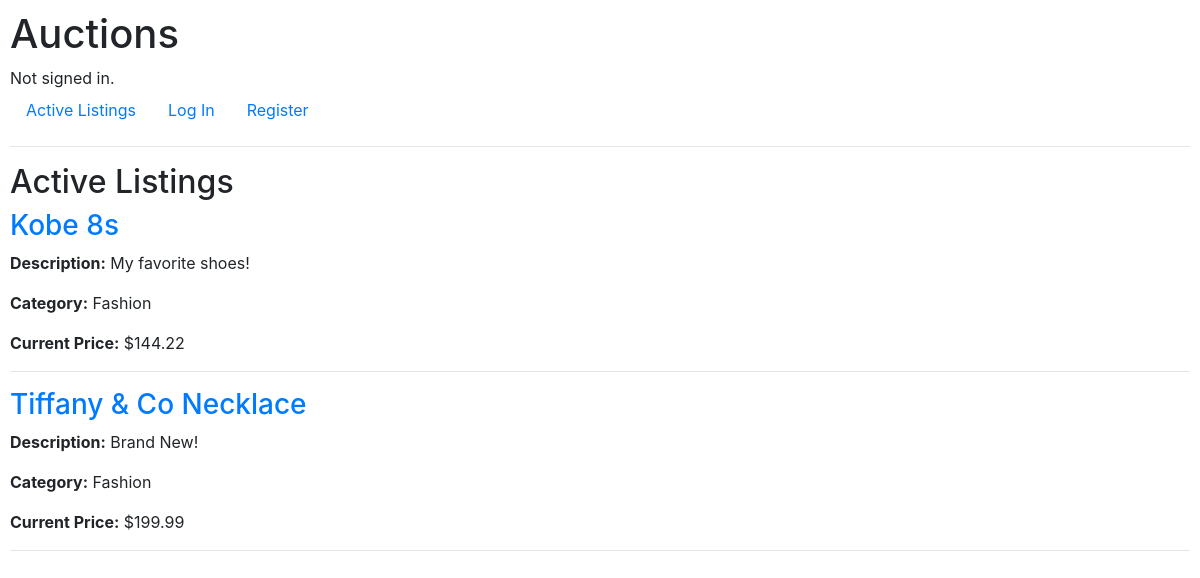
The app's page /, older data.
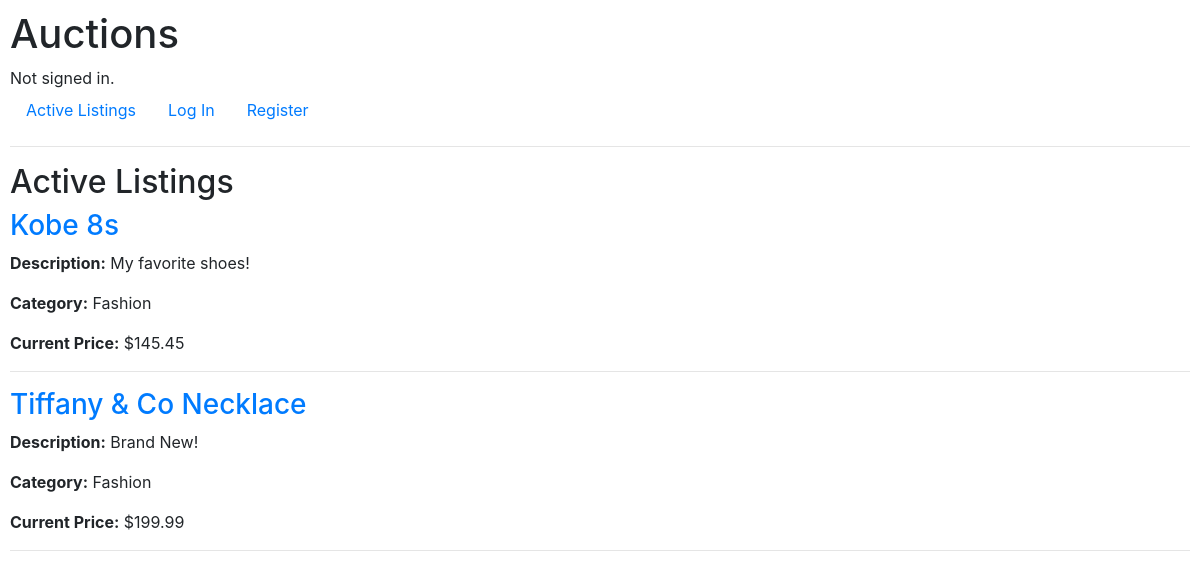
The same page, newer data.
### auctions/models.py (models this page shows, shortened)
class AuctionListing(models.Model):
    CATEGORY_CHOICES = [
        ('Fashion', 'Fashion'),
        ('Toys', 'Toys'),
        ('Electronics', 'Electronics'),
        ('Home', 'Home'),
    ]
    title = models.CharField(max_length=100)
    description = models.TextField()
    starting_bid = models.DecimalField(max_digits=10, decimal_places=2)
    current_price = models.DecimalField(max_digits=10, decimal_places=2, default=0)
    image_url = models.URLField(blank=True, null=True)
    category = models.CharField(max_length=20, choices=CATEGORY_CHOICES, blank=True, null=True)
    is_active = models.BooleanField(default=True)
    owner = models.ForeignKey(User, on_delete=models.CASCADE, related_name="listings")
    created_at = models.DateTimeField(auto_now_add=True)

### auctions/views.py (the view)
# urls.py: path("", views.index, name="index"),
def index(request):
    listings = AuctionListing.objects.filter(is_active=True)
    listings_with_prices = []
    for listing in listings:
        highest_bid = listing.bids.aggregate(Max('amount'))['amount__max']  # Get the highest bid amount
        current_price = highest_bid if highest_bid else listing.starting_bid  # Use starting_bid if no bids
        listings_with_prices.append({
            'listing': listing,
            'current_price': current_price,
        })
    context = {
        'listings_with_prices': listings_with_prices,
    }
    return render(request, 'auctions/index.html', context)

### auctions/templates/auctions/index.html (shortened to what this page needs)
{% extends "auctions/layout.html" %}
{% block body %}
<h2>Active Listings</h2>
<div class="listings">
    {% for entry in listings_with_prices %}
        <div class="listing">
            <h3><a href="{% url 'listing' entry.listing.id %}">{{ entry.listing.title }}</a></h3>
            <p><strong>Description:</strong> {{ entry.listing.description }}</p>
            <p><strong>Category:</strong> {{ entry.listing.category }}</p>
            <p><strong>Current Price:</strong> ${{ entry.current_price|floatformat:2 }}</p>
        </div>
        <hr>
    {% endfor %}
</div>
{% endblock %}

Row changes from the older to the newer data that the page shows:
changed AuctionListing "Kobe 8s": current_price "144.22" → "145.45"
